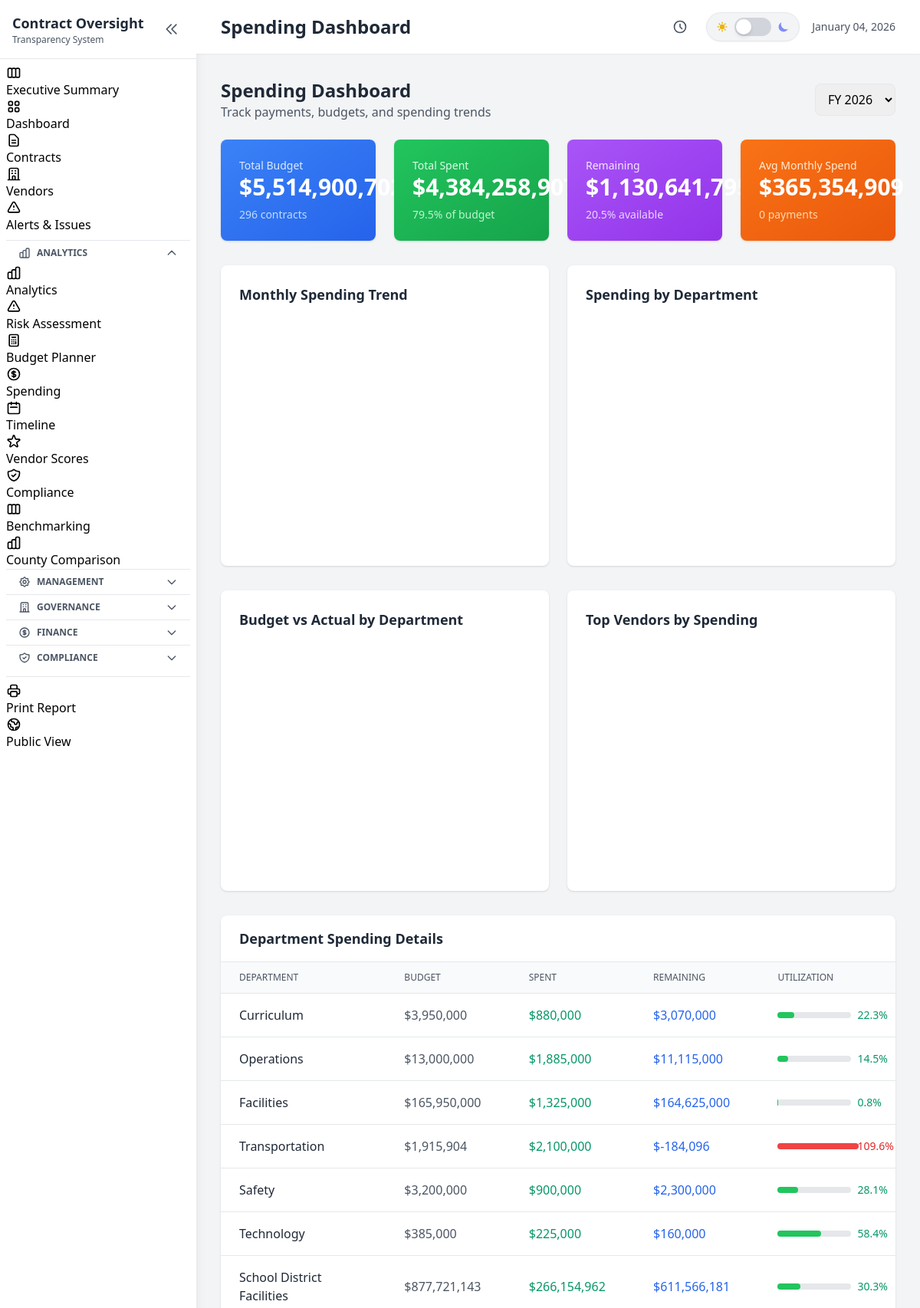
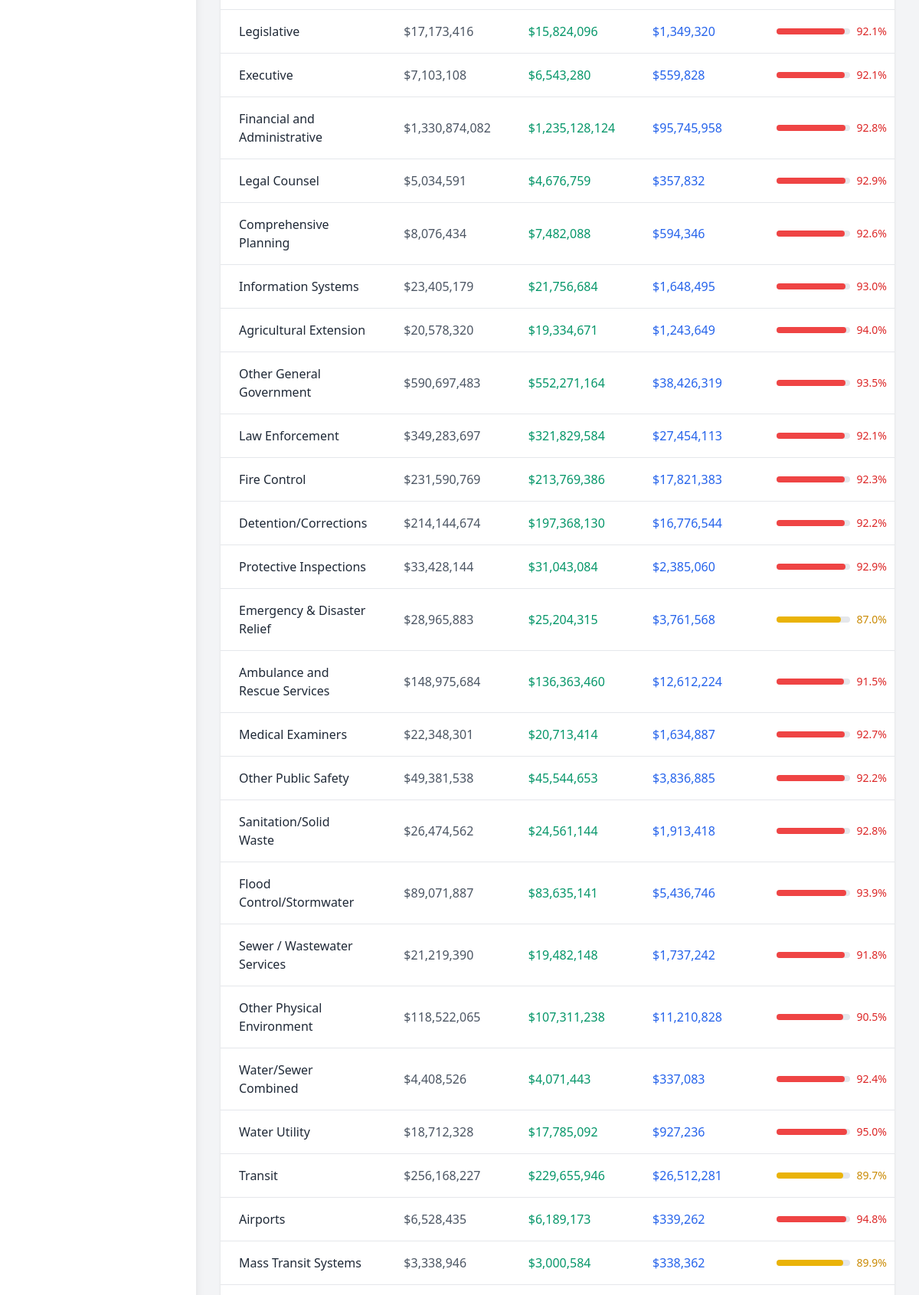
/spending (upper part), run on the app's committed database (2 pictures, top to bottom).
### tables this page shows
CREATE TABLE contracts (
                contract_id TEXT PRIMARY KEY,
                contract_number TEXT,
                title TEXT NOT NULL,
                description TEXT,
                contract_type TEXT,
                department TEXT,
                fiscal_year TEXT,
                vendor_id TEXT,
                vendor_name TEXT,

                -- Financials
                original_amount REAL DEFAULT 0,
                current_amount REAL DEFAULT 0,
                total_paid REAL DEFAULT 0,
                remaining_balance REAL DEFAULT 0,

                -- Dates
                solicitation_date TEXT,
                award_date TEXT,
                start_date TEXT,
                original_end_date TEXT,
                current_end_date TEXT,
                actual_end_date TEXT,

                -- Status tracking
                status TEXT DEFAULT 'Draft',
                phase TEXT DEFAULT 'Planning',
                percent_complete REAL DEFAULT 0,

                -- Scoring
                performance_score REAL DEFAULT 50,
                cost_variance_score REAL DEFAULT 50,
                schedule_variance_score REAL DEFAULT 50,
                compliance_score REAL DEFAULT 50,
                overall_health_score REAL DEFAULT 50,
                risk_level TEXT DEFAULT 'Medium',

                -- Procurement info
                procurement_method TEXT,
                bid_count INTEGER DEFAULT 0,
                justification TEXT,

                -- Board/Council info
                board_approval_date TEXT,
                board_resolution TEXT,
                council_district TEXT,
                school_zone TEXT,

                -- Location
                project_location TEXT,
                latitude REAL,
                longitude REAL,

                -- Flags
                has_change_orders INTEGER DEFAULT 0,
                change_order_count INTEGER DEFAULT 0,
                total_change_order_amount REAL DEFAULT 0,
                is_emergency INTEGER DEFAULT 0,
                is_sole_source INTEGER DEFAULT 0,
                requires_insurance INTEGER DEFAULT 1,
                insurance_verified INTEGER DEFAULT 0,
                requires_bond INTEGER DEFAULT 0,
                bond_verified INTEGER DEFAULT 0,

                notes TEXT,
                created_at TEXT DEFAULT CURRENT_TIMESTAMP,
                updated_at TEXT DEFAULT CURRENT_TIMESTAMP,
                created_by TEXT,
                is_deleted INTEGER DEFAULT 0,

                FOREIGN KEY (vendor_id) REFERENCES vendors(vendor_id)
            );

### web/app.py (the view)
@app.route('/spending')
def spending_dashboard():
    global current_contracts
    if current_contracts is None:
        load_data()
    df = current_contracts
    year = request.args.get('year', datetime.now().year)
    fiscal_years = list(range(datetime.now().year - 2, datetime.now().year + 2))
    total_budget = float(df['current_amount'].sum())
    total_spent = float(df['total_paid'].sum())
    summary = {
        'total_budget': total_budget,
        'total_spent': total_spent,
        'remaining': total_budget - total_spent,
        'spent_pct': (total_spent / total_budget * 100) if total_budget > 0 else 0,
        'total_contracts': len(df),
        'avg_monthly': total_spent / 12,
        'payment_count': 0  # Will calculate from payments
    }
    monthly_spending = []
    cumulative = 0
    for i in range(12):
        month_name = (datetime(int(year), 1, 1) + timedelta(days=30*i)).strftime('%b')
        amount = total_spent / 12 * (1 + np.random.uniform(-0.3, 0.3))
        cumulative += amount
        monthly_spending.append({
            'month': month_name,
            'amount': amount,
            'cumulative': cumulative
        })
    department_spending = []
    department_breakdown = []
    if 'department' in df.columns:
        for dept in df['department'].unique():
            dept_df = df[df['department'] == dept]
            budget = float(dept_df['current_amount'].sum())
            spent = float(dept_df['total_paid'].sum())
            department_spending.append({
                'name': dept,
                'spent': spent
            })
            department_breakdown.append({
                'name': dept,
                'budget': budget,
                'spent': spent,
                'remaining': budget - spent,
                'utilization': (spent / budget * 100) if budget > 0 else 0,
                'contract_count': len(dept_df)
            })
    top_vendors = []
    if current_vendors is not None:
        for _, vendor in current_vendors.iterrows():
            contracts = db.get_vendor_contracts(vendor['vendor_id'])
            total = sum(c.get('total_paid', 0) or 0 for c in contracts)
            if total > 0:
                top_vendors.append({
                    'name': vendor.get('vendor_name', vendor.get('name', 'Unknown')),
                    'spent': total
                })
        top_vendors.sort(key=lambda x: x['spent'], reverse=True)
    recent_payments = []
    for _, row in df.iterrows():
        payments = db.get_payments(row['contract_id'])
        for p in payments:
            p['contract_title'] = row['title']
            p['contract_id'] = row['contract_id']
            p['vendor_name'] = row.get('vendor_name', 'Unknown')
            recent_payments.append(p)
    recent_payments.sort(key=lambda x: x.get('payment_date', ''), reverse=True)
    summary['payment_count'] = len(recent_payments)
    return render_template('spending.html',
                          summary=summary,
                          monthly_spending=monthly_spending,
                          department_spending=department_spending,
                          department_breakdown=department_breakdown,
                          top_vendors=top_vendors[:10],
                          recent_payments=recent_payments[:20],
                          fiscal_years=fiscal_years,
                          current_year=int(year),
                          title='Spending Dashboard')

### src/database.py (called while the page is built)
    def _get_connection(self):
        conn = sqlite3.connect(str(self.db_path))
        conn.row_factory = sqlite3.Row
        return conn

    def get_vendor_contracts(self, vendor_id: str) -> List[Dict]:
        conn = self._get_connection()
        cursor = conn.cursor()
        cursor.execute("""
            SELECT * FROM contracts
            WHERE vendor_id = ? AND is_deleted = 0
            ORDER BY start_date DESC
        """, (vendor_id,))
        rows = cursor.fetchall()
        conn.close()
        return [dict(row) for row in rows]

    def get_payments(self, contract_id: str) -> List[Dict]:
        conn = self._get_connection()
        cursor = conn.cursor()
        cursor.execute("""
            SELECT * FROM payments
            WHERE contract_id = ?
            ORDER BY payment_date DESC
        """, (contract_id,))
        rows = cursor.fetchall()
        conn.close()
        return [dict(row) for row in rows]

### web/app.py (called while the page is built)
@app.context_processor
def inject_globals():
    return {
        'now': datetime.now
    }

### web/templates/spending.html (shortened to what this page needs)
{% extends "base.html" %}
{% block content %}
<div class="flex items-center justify-between mb-6">
    <div>
        <h1 class="text-2xl font-bold text-gray-800 dark:text-white">Spending Dashboard</h1>
        <p class="text-gray-500 dark:text-gray-400">Track payments, budgets, and spending trends</p>
    </div>
    <div class="flex space-x-3">
        <select id="fiscalYear" onchange="updateSpending()" class="px-3 py-2 border rounded-lg dark:bg-gray-700 dark:border-gray-600 dark:text-white">
            {% for year in fiscal_years %}
            <option value="{{ year }}" {% if year == current_year %}selected{% endif %}>FY {{ year }}</option>
            {% endfor %}
        </select>
    </div>
</div>
<div class="grid grid-cols-1 md:grid-cols-4 gap-6 mb-8">
    <div class="bg-gradient-to-br from-blue-500 to-blue-600 rounded-lg shadow p-6 text-white">
        <p class="text-blue-100 text-sm">Total Budget</p>
        <p class="text-3xl font-bold">${{ '{:,.0f}'.format(summary.total_budget) }}</p>
        <p class="text-blue-200 text-sm mt-2">{{ summary.total_contracts }} contracts</p>
    </div>
    <div class="bg-gradient-to-br from-green-500 to-green-600 rounded-lg shadow p-6 text-white">
        <p class="text-green-100 text-sm">Total Spent</p>
        <p class="text-3xl font-bold">${{ '{:,.0f}'.format(summary.total_spent) }}</p>
        <p class="text-green-200 text-sm mt-2">{{ '{:.1f}'.format(summary.spent_pct) }}% of budget</p>
    </div>
    <div class="bg-gradient-to-br from-purple-500 to-purple-600 rounded-lg shadow p-6 text-white">
        <p class="text-purple-100 text-sm">Remaining</p>
        <p class="text-3xl font-bold">${{ '{:,.0f}'.format(summary.remaining) }}</p>
        <p class="text-purple-200 text-sm mt-2">{{ '{:.1f}'.format(100 - summary.spent_pct) }}% available</p>
    </div>
    <div class="bg-gradient-to-br from-orange-500 to-orange-600 rounded-lg shadow p-6 text-white">
        <p class="text-orange-100 text-sm">Avg Monthly Spend</p>
        <p class="text-3xl font-bold">${{ '{:,.0f}'.format(summary.avg_monthly) }}</p>
        <p class="text-orange-200 text-sm mt-2">{{ summary.payment_count }} payments</p>
    </div>
</div>
<div class="grid grid-cols-1 lg:grid-cols-2 gap-6 mb-8">
    <div class="bg-white dark:bg-gray-800 rounded-lg shadow p-6">
        <h3 class="text-lg font-semibold text-gray-800 dark:text-white mb-4">Monthly Spending Trend</h3>
        <div id="monthlyChart" style="height: 300px;"></div>
    </div>
    <div class="bg-white dark:bg-gray-800 rounded-lg shadow p-6">
        <h3 class="text-lg font-semibold text-gray-800 dark:text-white mb-4">Spending by Department</h3>
        <div id="departmentChart" style="height: 300px;"></div>
    </div>
</div>
<div class="grid grid-cols-1 lg:grid-cols-2 gap-6 mb-8">
    <div class="bg-white dark:bg-gray-800 rounded-lg shadow p-6">
        <h3 class="text-lg font-semibold text-gray-800 dark:text-white mb-4">Budget vs Actual by Department</h3>
        <div id="budgetActualChart" style="height: 300px;"></div>
    </div>
    <div class="bg-white dark:bg-gray-800 rounded-lg shadow p-6">
        <h3 class="text-lg font-semibold text-gray-800 dark:text-white mb-4">Top Vendors by Spending</h3>
        <div id="vendorChart" style="height: 300px;"></div>
    </div>
</div>
<div class="bg-white dark:bg-gray-800 rounded-lg shadow mb-8">
    <div class="px-6 py-4 border-b dark:border-gray-700">
        <h3 class="text-lg font-semibold text-gray-800 dark:text-white">Department Spending Details</h3>
    </div>
    <div class="overflow-x-auto">
        <table class="min-w-full divide-y divide-gray-200 dark:divide-gray-700">
            <thead class="bg-gray-50 dark:bg-gray-700">
                <tr>
                    <th class="px-6 py-3 text-left text-xs font-medium text-gray-500 dark:text-gray-300 uppercase">Department</th>
                    <th class="px-6 py-3 text-left text-xs font-medium text-gray-500 dark:text-gray-300 uppercase">Budget</th>
                    <th class="px-6 py-3 text-left text-xs font-medium text-gray-500 dark:text-gray-300 uppercase">Spent</th>
                    <th class="px-6 py-3 text-left text-xs font-medium text-gray-500 dark:text-gray-300 uppercase">Remaining</th>
                    <th class="px-6 py-3 text-left text-xs font-medium text-gray-500 dark:text-gray-300 uppercase">Utilization</th>
                </tr>
            </thead>
            <tbody class="divide-y divide-gray-200 dark:divide-gray-700">
                {% for dept in department_breakdown %}
                <tr class="hover:bg-gray-50 dark:hover:bg-gray-700">
                    <td class="px-6 py-4 font-medium text-gray-800 dark:text-white">{{ dept.name }}</td>
                    <td class="px-6 py-4 text-gray-600 dark:text-gray-300">${{ '{:,.0f}'.format(dept.budget) }}</td>
                    <td class="px-6 py-4 text-green-600 font-medium">${{ '{:,.0f}'.format(dept.spent) }}</td>
                    <td class="px-6 py-4 text-blue-600">${{ '{:,.0f}'.format(dept.remaining) }}</td>
                    <td class="px-6 py-4">
                        <div class="flex items-center">
                            <div class="w-24 bg-gray-200 dark:bg-gray-600 rounded-full h-2 mr-2">
                                <div class="h-2 rounded-full
                                    {% if dept.utilization > 90 %}bg-red-500
                                    {% elif dept.utilization > 75 %}bg-yellow-500
                                    {% else %}bg-green-500{% endif %}"
                                    style="width: {{ dept.utilization }}%"></div>
                            </div>
                            <span class="text-sm {% if dept.utilization > 90 %}text-red-600{% elif dept.utilization > 75 %}text-yellow-600{% else %}text-green-600{% endif %}">
                                {{ '{:.1f}'.format(dept.utilization) }}%
                            </span>
                        </div>
                    </td>
                </tr>
                {% endfor %}
            </tbody>
        </table>
    </div>
</div>
{% endblock %}

### web/templates/base.html (style rules this page uses)
.text-gray-500 { color: #4b5563 !important; }
::placeholder { color: #6b7280 !important; opacity: 1; }
.text-green-600 { color: #059669 !important; }

### data on the page
contracts: name "Curriculum", budget "3,950,000", spent "880,000", remaining "3,070,000", {{ dept.utilization }} 22.278481012658226 (drawn), utilization "22.3"
contracts: name "Operations", budget "13,000,000", spent "1,885,000", remaining "11,115,000", {{ dept.utilization }} 14.499999999999998 (drawn), utilization "14.5"
contracts: name "Facilities", budget "165,950,000", spent "1,325,000", remaining "164,625,000", utilization "0.8"
contracts: name "Transportation", budget "1,915,904", spent "2,100,000", remaining "-184,096", {{ dept.utilization }} 109.60883217530733 (drawn), utilization "109.6"
contracts: name "Safety", budget "3,200,000", spent "900,000", remaining "2,300,000", {{ dept.utilization }} 28.125 (drawn), utilization "28.1"
contracts: name "Technology", budget "385,000", spent "225,000", remaining "160,000", {{ dept.utilization }} 58.44155844155844 (drawn), utilization "58.4"
contracts: name "School District Facilities", budget "877,721,143", spent "266,154,962", remaining "611,566,181", {{ dept.utilization }} 30.323407875341562 (drawn), utilization "30.3"
contracts: name "Legislative", budget "17,173,416", spent "15,824,096", remaining "1,349,320", {{ dept.utilization }} 92.14296969222664 (drawn), utilization "92.1"
contracts: name "Executive", budget "7,103,108", spent "6,543,280", remaining "559,828", {{ dept.utilization }} 92.11855218870387 (drawn), utilization "92.1"
contracts: name "Financial and Administrative", budget "1,330,874,082", spent "1,235,128,124", remaining "95,745,958", {{ dept.utilization }} 92.80578386077549 (drawn), utilization "92.8"
contracts: name "Legal Counsel", budget "5,034,591", spent "4,676,759", remaining "357,832", {{ dept.utilization }} 92.89253585842425 (drawn), utilization "92.9"
contracts: name "Comprehensive Planning", budget "8,076,434", spent "7,482,088", remaining "594,346", {{ dept.utilization }} 92.64099106115397 (drawn), utilization "92.6"
contracts: name "Information Systems", budget "23,405,179", spent "21,756,684", remaining "1,648,495", {{ dept.utilization }} 92.95670842765185 (drawn), utilization "93.0"
contracts: name "Agricultural Extension", budget "20,578,320", spent "19,334,671", remaining "1,243,649", {{ dept.utilization }} 93.95650981226844 (drawn), utilization "94.0"
contracts: name "Other General Government", budget "590,697,483", spent "552,271,164", remaining "38,426,319", {{ dept.utilization }} 93.49475486930423 (drawn), utilization "93.5"
contracts: name "Law Enforcement", budget "349,283,697", spent "321,829,584", remaining "27,454,113", {{ dept.utilization }} 92.13988135266446 (drawn), utilization "92.1"
contracts: name "Fire Control", budget "231,590,769", spent "213,769,386", remaining "17,821,383", {{ dept.utilization }} 92.30479561989796 (drawn), utilization "92.3"
contracts: name "Detention/Corrections", budget "214,144,674", spent "197,368,130", remaining "16,776,544", {{ dept.utilization }} 92.16578986690092 (drawn), utilization "92.2"
contracts: name "Protective Inspections", budget "33,428,144", spent "31,043,084", remaining "2,385,060", {{ dept.utilization }} 92.86511464710694 (drawn), utilization "92.9"
contracts: name "Emergency & Disaster Relief", budget "28,965,883", spent "25,204,315", remaining "3,761,568", {{ dept.utilization }} 87.01379740434635 (drawn), utilization "87.0"
contracts: name "Ambulance and Rescue Services", budget "148,975,684", spent "136,363,460", remaining "12,612,224", {{ dept.utilization }} 91.53403836695927 (drawn), utilization "91.5"
contracts: name "Medical Examiners", budget "22,348,301", spent "20,713,414", remaining "1,634,887", {{ dept.utilization }} 92.68451436196426 (drawn), utilization "92.7"
contracts: name "Other Public Safety", budget "49,381,538", spent "45,544,653", remaining "3,836,885", {{ dept.utilization }} 92.2301225206878 (drawn), utilization "92.2"
contracts: name "Sanitation/Solid Waste", budget "26,474,562", spent "24,561,144", remaining "1,913,418", {{ dept.utilization }} 92.77261791904243 (drawn), utilization "92.8"
contracts: name "Flood Control/Stormwater", budget "89,071,887", spent "83,635,141", remaining "5,436,746", {{ dept.utilization }} 93.8962264827734 (drawn), utilization "93.9"
contracts: name "Sewer / Wastewater Services", budget "21,219,390", spent "19,482,148", remaining "1,737,242", {{ dept.utilization }} 91.81295032515072 (drawn), utilization "91.8"
contracts: name "Other Physical Environment", budget "118,522,065", spent "107,311,238", remaining "11,210,828", {{ dept.utilization }} 90.54114733826144 (drawn), utilization "90.5"
contracts: name "Water/Sewer Combined", budget "4,408,526", spent "4,071,443", remaining "337,083", {{ dept.utilization }} 92.35384457299332 (drawn), utilization "92.4"
contracts: name "Water Utility", budget "18,712,328", spent "17,785,092", remaining "927,236", {{ dept.utilization }} 95.04478812043055 (drawn), utilization "95.0"
contracts: name "Transit", budget "256,168,227", spent "229,655,946", remaining "26,512,281", {{ dept.utilization }} 89.65044121182132 (drawn), utilization "89.7"
contracts: name "Airports", budget "6,528,435", spent "6,189,173", remaining "339,262", {{ dept.utilization }} 94.80331809997342 (drawn), utilization "94.8"
contracts: name "Mass Transit Systems", budget "3,338,946", spent "3,000,584", remaining "338,362", {{ dept.utilization }} 89.86621077429824 (drawn), utilization "89.9"

### other printed values
{{ title }} "Spending Dashboard"
{{ '{:,.0f}'.format(summary.total_budget) }} "5,514,900,702"
{{ summary.total_contracts }} "296"
{{ '{:,.0f}'.format(summary.total_spent) }} "4,384,258,907"
{{ '{:.1f}'.format(summary.spent_pct) }} "79.5"
{{ '{:,.0f}'.format(summary.remaining) }} "1,130,641,795"
{{ '{:.1f}'.format(100 - summary.spent_pct) }} "20.5"
{{ '{:,.0f}'.format(summary.avg_monthly) }} "365,354,909"
{{ summary.payment_count }} "0"
